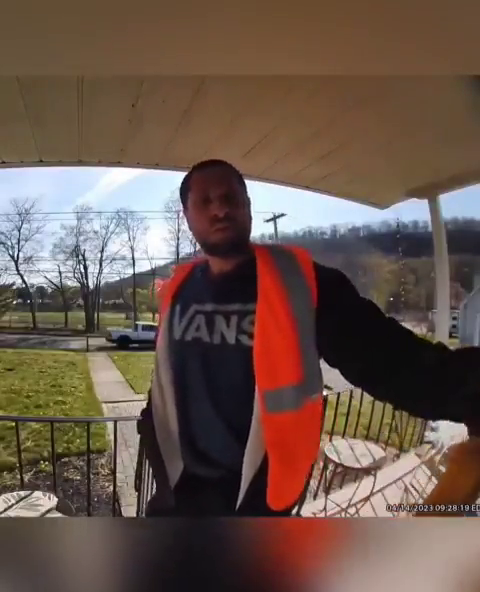
#> input picture frame 88 of examplevideo.mp4, 480 x 592 px
$ jupyter execute projectwork.ipynb
#> lines starting #> are read from the running program, lines starting #| are printed output that depends on the picture; after the words box and inside, x2 and y2 are one past the last pixel; in counts of white or black regions, pixels touching at a corner belong together
[cell 1]
# Swarab Read comments im not using markdown
# Ignore this block its just an initial test

import cv2
import os
import numpy as np
import matplotlib.pyplot as plt

def save_frames_as_images(frames, folder_name="images"):
    # Create the folder if it doesn't exist
    if not os.path.exists(folder_name):
        os.makedirs(folder_name)

    # Save each frame with the format "image_00", "image_01", etc.
    for idx, frame in enumerate(frames):
        image_name = f"image_{idx:02d}.jpg"  # Naming format: image_00.jpg, image_01.jpg, etc.
        image_path = os.path.join(folder_name, image_name)
        cv2.imwrite(image_path, frame)  # Save the frame as a JPEG image
        print(f"Saved {image_name} to {folder_name}")

def process_video(video_path):
    # Open the video file
#> called with video_path = 'examplevideo.mp4'
    cap = cv2.VideoCapture(video_path)

    motion_densities = []
    frames = []
    frame_times = []

    fps = cap.get(cv2.CAP_PROP_FPS)  # Get frames per second
    ret, prev_frame = cap.read()
#> prev_frame is the input picture: shape (592, 480, 3); mean B, G, R 76.2, 86.6, 106.9
    if not ret:
        print("Cannot read the video file.")
        return

    prev_gray = cv2.cvtColor(prev_frame, cv2.COLOR_BGR2GRAY)
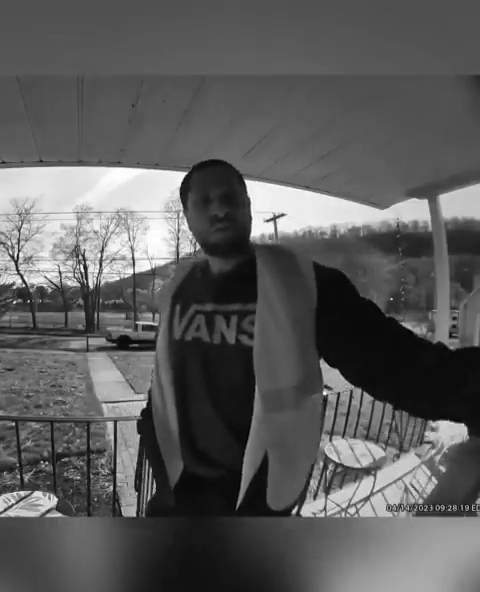
#> prev_gray: shape (592, 480); min 0, max 255, mean 91.5
    frame_count = 1

    while True:
        ret, frame = cap.read()
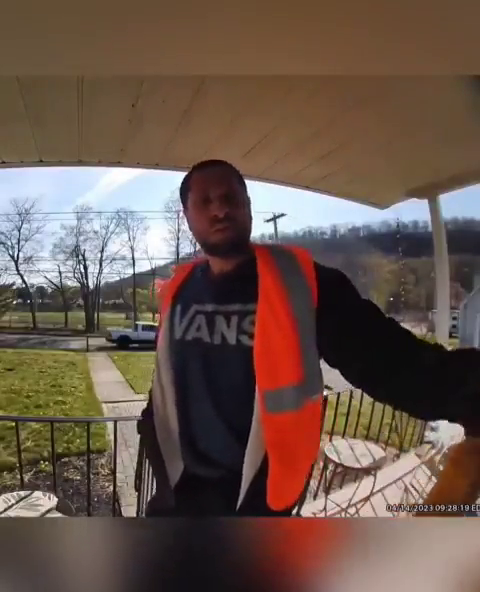
#> input picture frame 89 of examplevideo.mp4, 480 x 592 px
#> frame is the input picture: shape (592, 480, 3); mean B, G, R 76, 86.5, 106.8
        if not ret:
            break  # End of video

        gray = cv2.cvtColor(frame, cv2.COLOR_BGR2GRAY)

        # Compute the absolute difference between the current frame and the previous frame
        diff_frame = cv2.absdiff(gray, prev_gray)
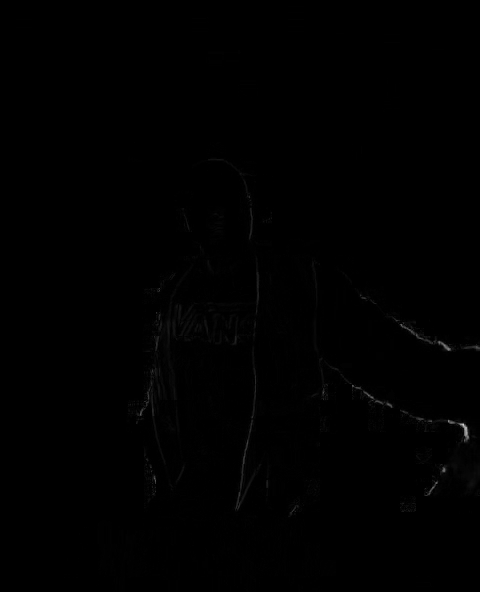
#> diff_frame: shape (592, 480); min 0, max 210, mean 0.6

        # Threshold the difference image to binarize
        _, thresh = cv2.threshold(diff_frame, 25, 255, cv2.THRESH_BINARY)
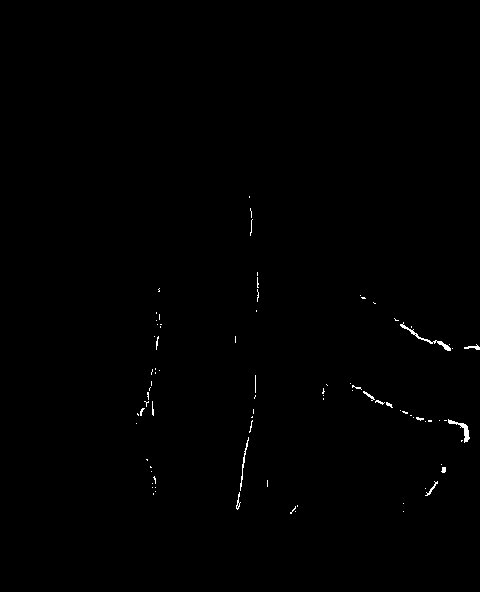
#> thresh: shape (592, 480); 0.35% white in thin lines or dots, all inside (x1, y1, x2, y2) = (136, 196, 480, 514)

        # Calculate motion density as the number of non-zero pixels
        motion_density = np.sum(thresh) / 255
#> motion_density = 998

        # Store motion density and frame
        motion_densities.append(motion_density)
        frames.append(frame)
        frame_times.append(frame_count / fps)  # Store time in seconds

        # Prepare for next iteration
        prev_gray = gray.copy()
        frame_count += 1

    cap.release()

    # Convert motion densities to a NumPy array
    motion_densities = np.array(motion_densities)

    # Get the indices of the top 5 frames with the most motion
    top_indices = motion_densities.argsort()[-5:][::-1]

    # Plot the top 5 frames in a single row using matplotlib
    fig, axes = plt.subplots(1, 5, figsize=(15, 5))
    for idx, frame_idx in enumerate(top_indices):
        axes[idx].imshow(cv2.cvtColor(frames[frame_idx], cv2.COLOR_BGR2RGB))
        axes[idx].set_title(f'Top {idx+1}')
        axes[idx].axis('off')  # Turn off axis

    plt.suptitle('Top 5 Frames with Highest Motion')
    plt.tight_layout()
    plt.show()

    # Plot motion density over time (seconds)
    plt.figure(figsize=(12, 6))
    plt.plot(frame_times, motion_densities, label='Motion Density')
    plt.xlabel('Time (seconds)')
    plt.ylabel('Motion Density')
    plt.title('Motion Density over Time')
    plt.legend()
    plt.show()

    # Save all frames as images
    save_frames_as_images(frames, folder_name="images")
